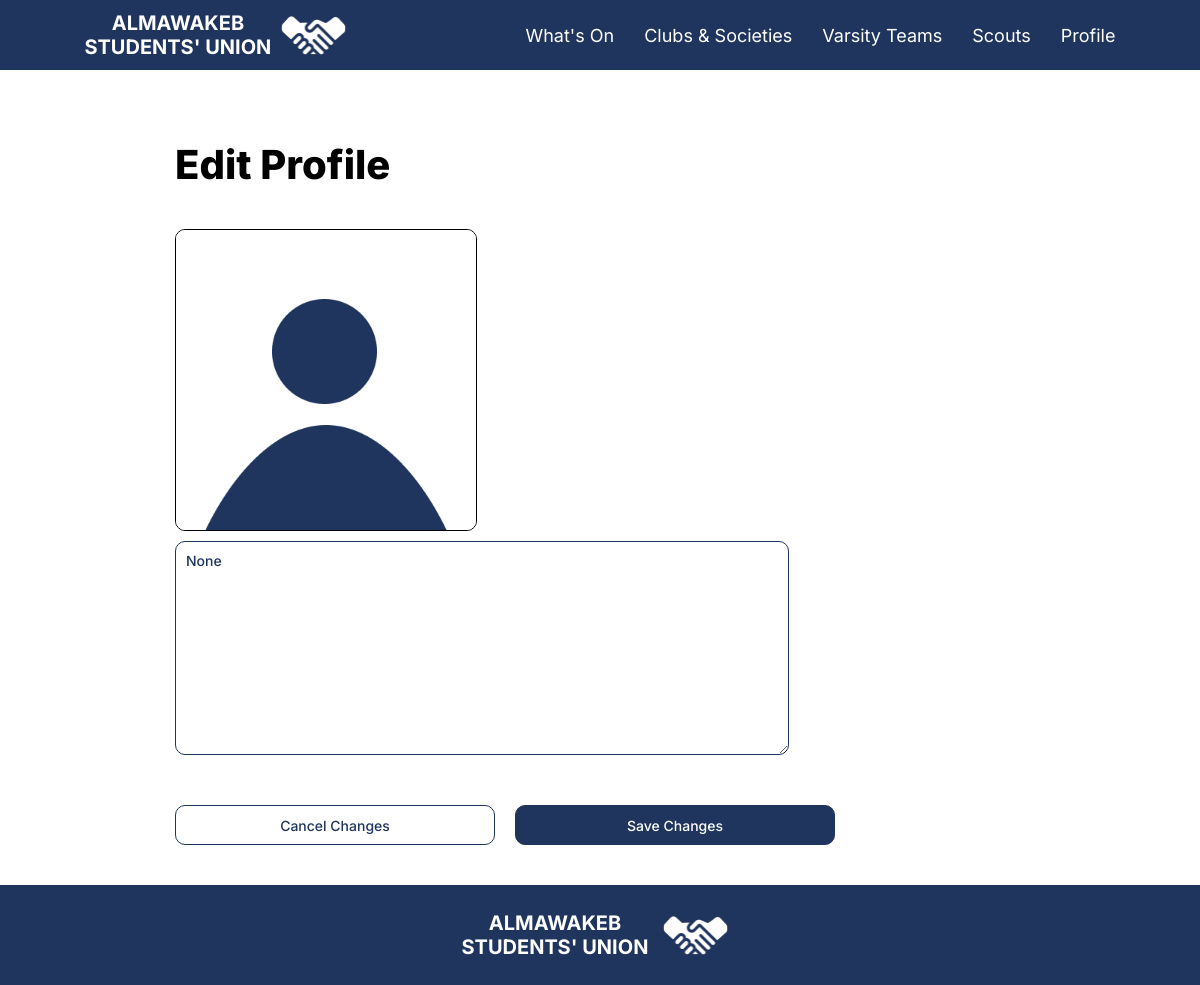
The app's page /profile/Edit/ (signed in), older data.
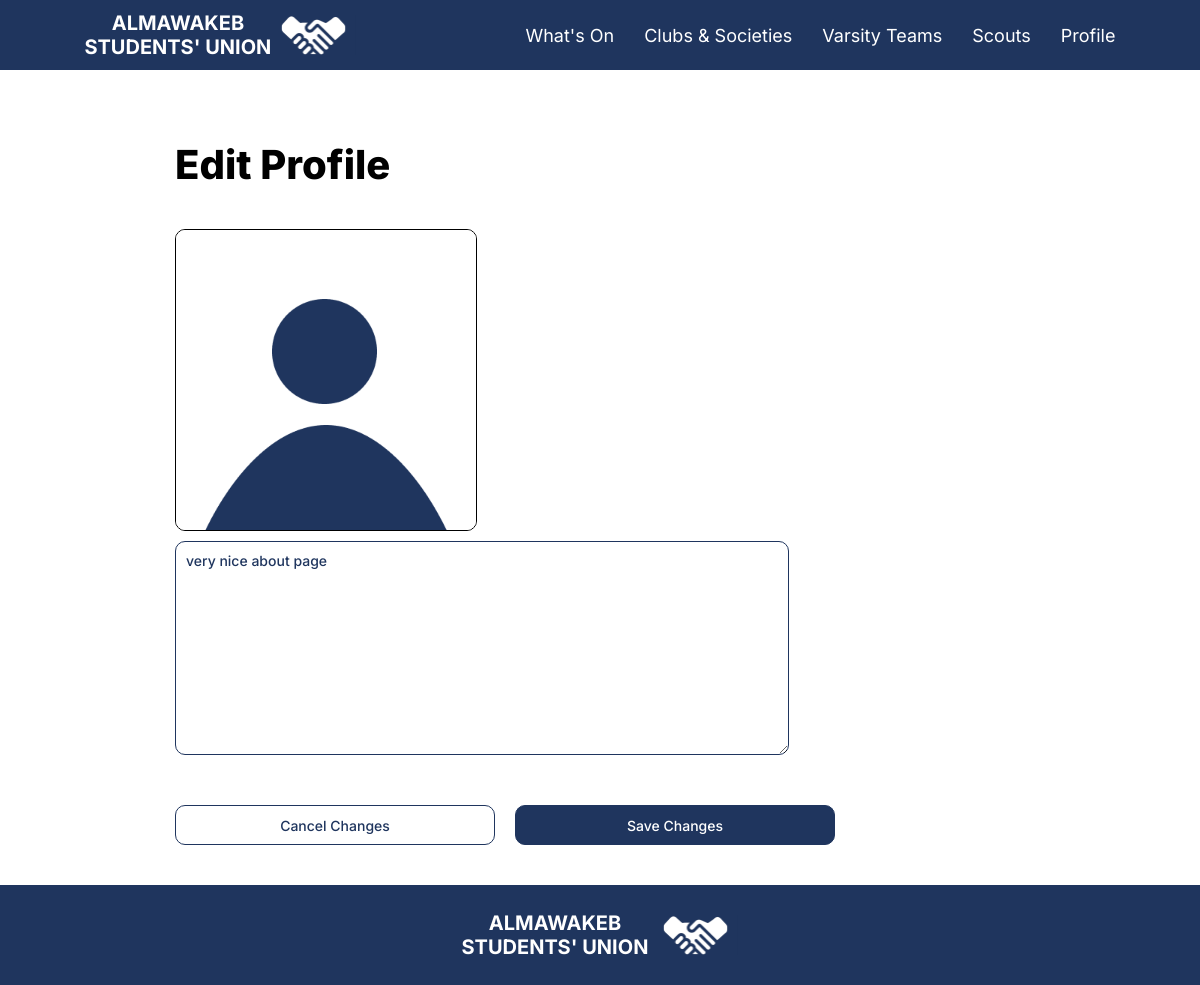
The same page, newer data.
### mainapp/models.py (models this page shows, shortened)
class User(AbstractBaseUser, PermissionsMixin):
    name = models.CharField(max_length=255)
    email = models.EmailField(verbose_name="email", max_length=60, unique=True)
    is_admin = models.BooleanField(default=False)
    is_staff = models.BooleanField(default=False)
    is_active = models.BooleanField(default=True)
    associated_student = models.ForeignKey("Student",null=True, blank=True, on_delete=models.CASCADE)
    associated_faculty = models.ForeignKey("Faculty",null=True, blank=True, on_delete=models.CASCADE)
    associated_clubs = models.ManyToManyField("Club", blank=True,related_name="associated_clubs")
    associated_varsities = models.ManyToManyField("Varsity", blank=True,related_name="associated_varsity")
    objects = UserManager()
    USERNAME_FIELD = 'email'
    REQUIRED_FIELDS = ['name']

class Student(models.Model):
    student_db_id = models.CharField(max_length=20, primary_key=True,help_text="Student ID")
    YEAR_CHOICES = [
        ('FR', 'Freshman'),
        ('SO', 'Sophomore'),
        ('JR', 'Junior'),
        ('SR', 'Senior'),
    ]
    SECTION_CHOICES = [
        ('A', 'A'),
        ('B', 'B'),
        ('C', 'C'),
        ('D', 'D'),
        ('E', 'E'),
        ('F', 'F'),
        ('G', 'G'),
        ('H', 'H'),
        ('I', 'I'),
        ('J', 'J'),
    ]
    year_level = models.IntegerField(blank=True, null=True)
    section = models.CharField(max_length=1, choices=SECTION_CHOICES)
    profile_picture = models.ImageField(upload_to='profiles/', null=True, blank=True, default='default-pfp.png')
    about = models.TextField(blank=True,null=True)
    year_level_title = models.CharField(max_length=10, blank=True)

### mainapp/views.py (the view, shortened to what this page needs)
# urls.py: path("profile/Edit/", views.editProfile, name="edit_user_profile"),
def editProfile(request:WSGIRequest):
    if request.method == "GET":
        return render(request, "edit_profile.html", {'userType': 'student' if request.user.associated_student is not None else 'faculty', 'user': request.user})

### templates/edit_profile.html (shortened to what this page needs)
{% extends 'Base.html' %}
{% load static %}
{% load custom_tags %}
{% block content %}
<div>
    <p class="pageTitle">Edit Profile</p>
</div>
<form method="post" class="profileRow" style="align-items: start;" enctype="multipart/form-data">
    <div style="display: flex; flex-direction: column;">
        {% if userType == "student" %}
        <img class="eventCover" id="coverPreview" style="border: black 1px solid; border-radius: 10px; cursor: pointer;" src="{{user.associated_student.profile_picture.url}}" onclick="document.getElementsByName('coverPhoto')[0].click();">
        <textarea class="textfield" required name="about" placeholder="About" style="width: 600px; height: 200px; padding-top: 10px; margin-left: 0px;">{{ user.associated_student.about }}</textarea>
        {% elif userType == "faculty" %}
        <img class="eventCover" id="coverPreview" style="border: black 1px solid; border-radius: 10px; cursor: pointer;" src="{{user.associated_faculty.profile_picture.url}}" onclick="document.getElementsByName('coverPhoto')[0].click();">
        {% endif %}
        <div style="display: flex; flex-direction:row; margin-left: -10px; margin-top: 30px;">
        <button class="btn" onclick="navigation.back()" type="reset">Cancel Changes</button>
        <input type="submit" class="btn primary" value="Save Changes" onclick="var element = this; setTimeout(function() {element.disabled = true; element.style.backgroundColor = '#aaaaaa'; }, 250); setTimeout(function(){element.disabled = false; element.style.backgroundColor = '#1F355E';}, 10000);">
        </div>
    </div>
</form>
{% endblock %}

Row changes from the older to the newer data that the page shows:
changed User: about "None" → "very nice about page"
